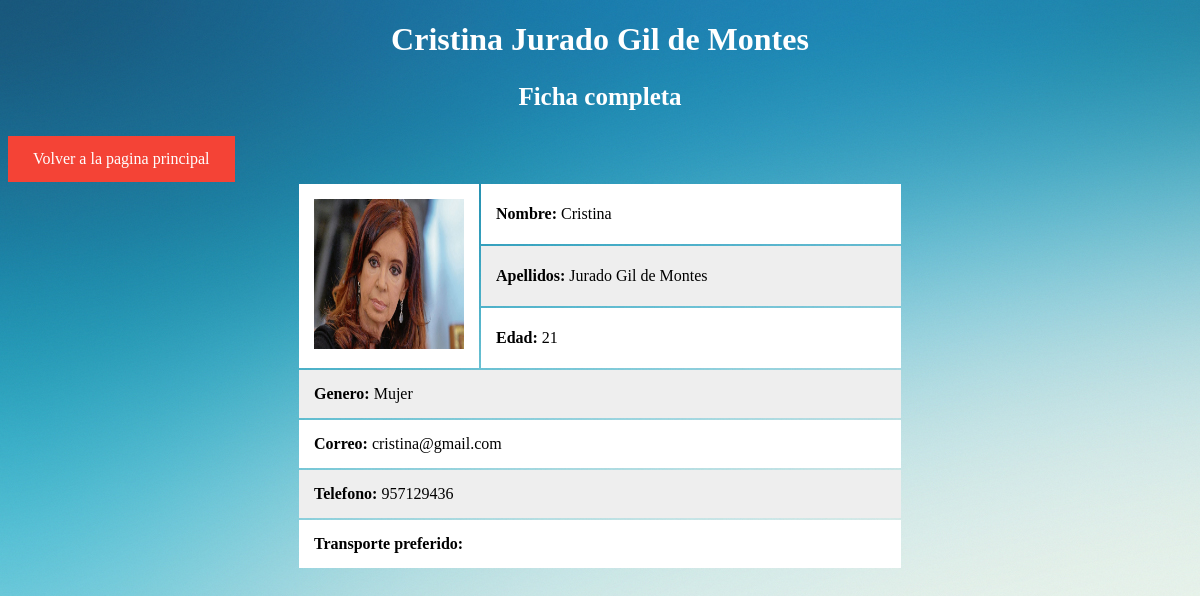
Page /empleado.php?val=4 on the committed database.
### tables this page shows
CREATE TABLE IF NOT EXISTS empleados (
	id int(11) NOT NULL,
	nombre varchar(255) DEFAULT NULL,
	apellidos varchar(255) DEFAULT NULL,
	edad int(3)  DEFAULT NULL,
	genero varchar(255) DEFAULT NULL,
	correo varchar(255) DEFAULT NULL,
	telefono int(11) DEFAULT NULL,
	imagen varchar(255) DEFAULT NULL,
	PRIMARY KEY (id)
);

### functions.php (called while the page is built, shortened)
<?php
class LibreriaBaseDatos{
	public $user = 'alejandro';
	public $password = 'alejandro';
	public $dbc;
	public function __construct(){
		$this->dbc = $this->dbconnect();
	}
	public function dbconnect(){
		$dbc = null;
		try{
		  	$dbc = new PDO('mysql:host=localhost;dbname=empresa', $this->user, $this->password);
		}catch(PDOException $e){
			echo "ERROR: " . $e->getMessage();
		}
  	return $dbc;
	}
	public function getEmpleado($id){
		$sentence = $this->dbc->prepare("SELECT * FROM empleados");
		if($sentence->execute()){
			while($row=$sentence->fetch()){
				if($row['id'] == $id){
					return $row;
				}
			}
		}
	}
}
?>

### empleado.php (the view, shortened to what this page needs)
<!DOCTYPE html>
<html>
<head>
	<link rel="stylesheet" href="style_empleado.css">
</head>
<body style="background-image:url('background.jpg')">
<?php
	require_once('functions.php');
	$q = new LibreriaBaseDatos();
	$id = $_GET["val"];
	$row = $q->getEmpleado($id);
	echo <<<_END
	<h1 style="text-align:center;color:white"><b>$row[nombre] $row[apellidos]</b></h1>
	<p style="font-size:25px;text-align:center;color:white"><b>Ficha completa</b></p>
	<a href="index.php">Volver a la pagina principal</a>
	<table style="margin: 0 auto;">
	<tr>
		<td rowspan="3"><img src=$row[imagen] alt="" style="width:150px;height:150px;"></td>
		<td width="70%"><b>Nombre: </b>$row[nombre]</td>
	</tr>
	<tr>
		<td><b>Apellidos: </b> $row[apellidos]</td>
	</tr>
	<tr>
		<td><b>Edad: </b> $row[edad]</td>
	</tr>
	<tr>
		<td colspan="2"><b>Genero: </b> $row[genero]</td>
	</tr>
	<tr>
		<td colspan="2"><b>Correo: </b> $row[correo]</td>
	</tr>
	<tr>
		<td colspan="2"><b>Telefono: </b> $row[telefono]</td>
	</tr>
	<tr>
		<td colspan="2"><b>Transporte preferido: </b> $row[transporte]</td>
	</table>
_END
?>
</body>
</html>

### style_empleado.css (style rules this page uses)
th, td { padding: 15px; text-align: left; }
table tr:nth-child(even) { background-color: #eee; }
table tr:nth-child(odd) { background-color: #fff; }
a:link, a:visited { background-color: #f44336; color: white; padding: 14px 25px; text-align: center; text-decoration: none; display: inline-block; }

### rows in the picture
empleados: nombre "Cristina", apellidos "Jurado Gil de Montes", imagen (picture), edad "21", genero "Mujer", correo "cristina@gmail.com", telefono "957129436"
